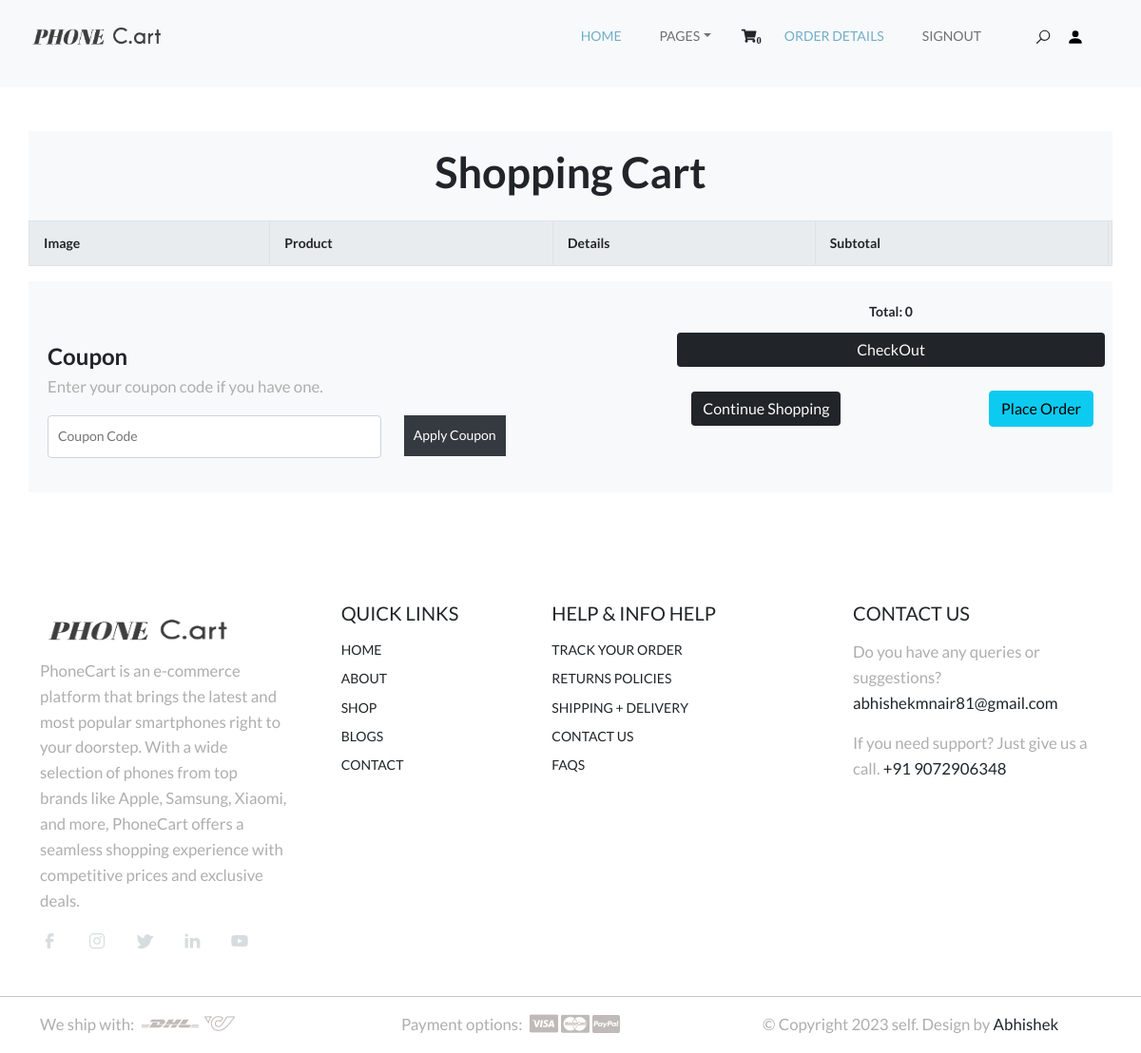
The page /cart/cartview (signed in) on the database as committed earlier.
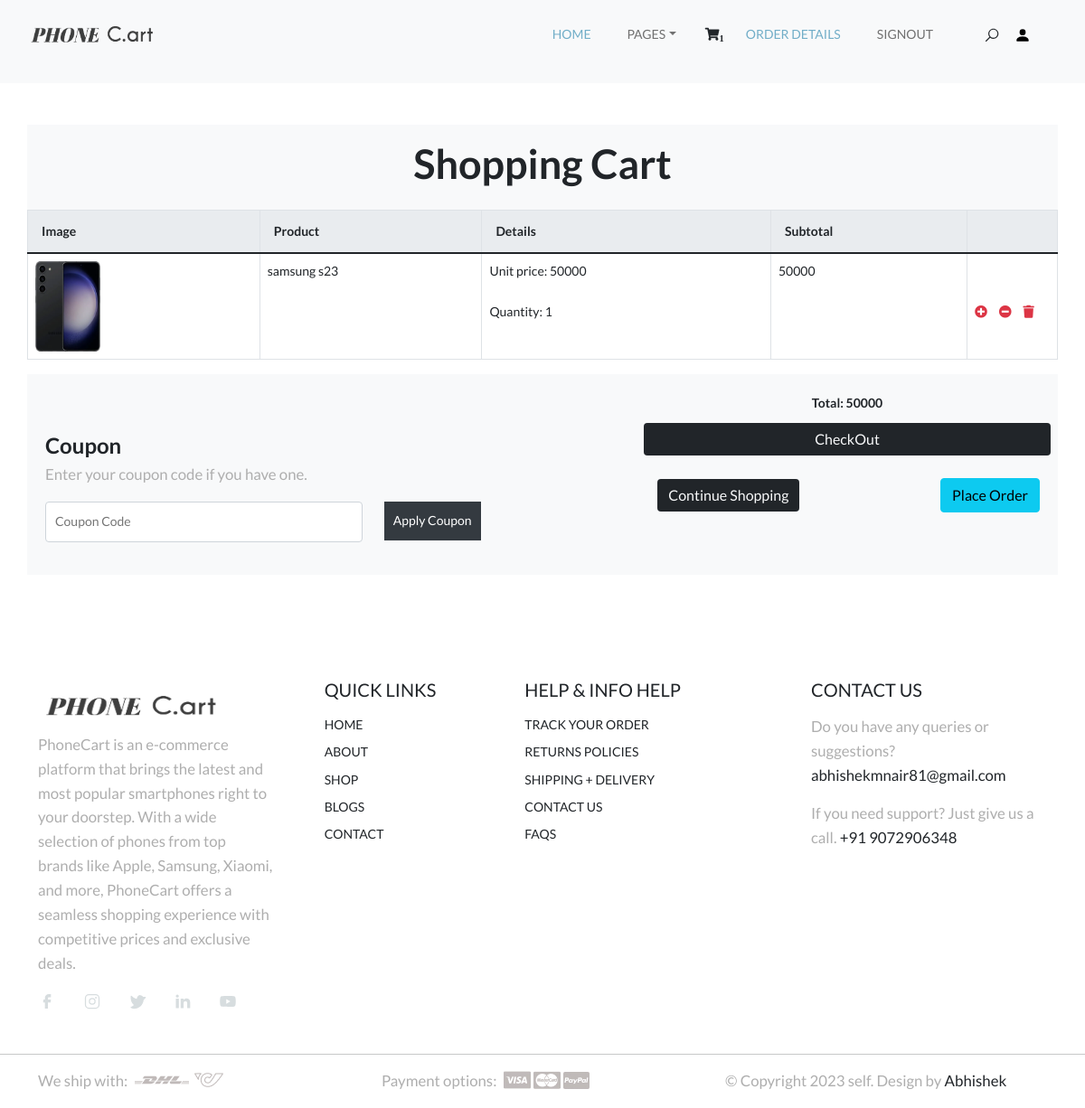
The same page on the database as committed later.
### cart/models.py (models this page shows, shortened)
class Cart(models.Model):
    product = models.ForeignKey(Product, on_delete=models.CASCADE)
    user = models.ForeignKey(User, on_delete=models.CASCADE)
    quantity = models.IntegerField()
    date_added = models.DateTimeField(auto_now_add=True)
    def subtotal(self):
        return self.product.price*self.quantity

### shop/models.py (models this page shows)
class Product(models.Model):
    name = models.CharField(max_length=20)
    image = models.ImageField(upload_to="products")
    desc = models.TextField()
    price = models.IntegerField()
    stock = models.IntegerField()
    available = models.BooleanField(default=True)
    created = models.DateTimeField(auto_now_add=True)
    updated = models.DateTimeField(auto_now=True)
    category = models.ForeignKey(Categories, on_delete=models.CASCADE)

### cart/views.py (the view)
# urls.py: path('cartview',views.cart_view,name="cartview"),
def cart_view(request):
    u=request.user
    c=Cart.objects.filter(user=u)
    total=0
    for i in c:
        total+= i.quantity*i.product.price
    context={'cart':c,'total':total}
    return render(request,'cart.html',context)

### templates/cart.html
<!DOCTYPE html>
{% extends 'base.html' %}
{% load static %}
{% block content %}
<div class="container mt-5 p-3" style="background-color: #f8f9fa;">
    <h2 class="text-center" style="font-size: 45px; font-weight: bold;">Shopping Cart</h2>
</div>
<div class="container">
    <div class="row mb-5">
        <form class="col-md-12" method="post" style="padding: 0;">
            <div style="overflow-x: auto;">
                <table class="table table-bordered " style="width: 100%; border-collapse: collapse;">
                    <thead style="background-color: #e9ecef;">
                        <tr>
                            <th style="padding: 12px 15px; text-align: left;">Image</th>
                            <th style="padding: 12px 15px; text-align: left;">Product</th>
                            <th style="padding: 12px 15px; text-align: left;">Details</th>
                            <th style="padding: 12px 15px; text-align: left;">Subtotal</th>
                            <th style="padding: 0px 0px; text-align: right;"></th>
                        </tr>
                    </thead>
                    <tbody>
                        {% for i in cart %}
                        <tr>
                            <td><img src="{{ i.product.image.url }}" height="100px" width="30%" style="max-width: 100px;"></td>
                            <td>{{ i.product.name }}</td>
                            <td>Unit price: {{ i.product.price }}<br><br>Quantity: {{ i.quantity }}</td>
                            <td>{{ i.subtotal }}</td>
                            <td style="width: 100px;"><br><br>
                                    {% if i.product.stock > 0 %}
                                <a href="{% url 'cart:addtocart' i.product.id %}" ><i class="fa fa-plus-circle text-danger" aria-hidden="true" style="margin-right: 10px;"></i></a>
                                <a href="{% url 'cart:cart_remove' i.product.id %}"><i class="fa fa-minus-circle text-danger" aria-hidden="true" style="margin-right: 10px;"></i></a>
                                <a href="{% url 'cart:cart_fullremove' i.product.id %}" ><i class="fa fa-trash text-danger" aria-hidden="true"  style="margin-right: 10px;"></i></a>
                                    {% else %}
                                <a href="{% url 'cart:cart_remove' i.product.id %}"><i class="fa fa-minus-circle text-danger" aria-hidden="true"></i></a>
                                <a href="{% url 'cart:cart_fullremove' i.product.id %}" ><i class="fa fa-trash text-danger" aria-hidden="true"></i></a>
                                    {% endif %}
                            </td>
                        </tr>
                        {% endfor %}
                    </tbody>
                </table>
            </div>
        </form>
        <div style="background-color: #f8f9fa; padding: 20px;">
            <div class="row mb-3">
                <div class="col-md-6">
                    <div class="row" style="margin-top: 40px;">
                        <div class="col-md-12">
                            <label style="font-size: 24px; font-weight: bold;" for="coupon">Coupon</label>
                            <p>Enter your coupon code if you have one.</p>
                        </div>
                        <div class="col-md-8 mb-3 mb-md-0">
                            <input type="text" style="padding: 10px; width: 100%; border: 1px solid #ced4da; border-radius: .25rem;" id="coupon" placeholder="Coupon Code">
                        </div>
                        <div class="col-md-4">
                            <button style="background-color: #343a40; color: white; padding: 10px; border: none;">Apply Coupon</button>
                        </div>
                    </div>
                </div>
                <div class="col-md-6">
                    <div class="row" style="margin-left: 100px;">
                        <table>
                            <tr>
                                <td class="text-center"><b>Total: {{ total }}</b></td>
                            </tr>
                        </table>
                        <a href="" class="btn btn-black" style="display: block; margin: 10px 0;">CheckOut</a>
                        <div style="text-align: right; margin-top: 15px;">
                            <a href="{% url 'shop:categories' %}" class="btn btn-black" style="margin-right: 153px;">Continue Shopping</a>
                            <a href="{% url 'cart:orderform' %}" class="btn btn-info">Place Order</a>
                        </div>
                    </div>
                </div>
            </div>
        </div>
    </div>
</div>
{% endblock %}

### templates/base.html (shortened to what this page needs)
<!DOCTYPE html>
{% load static %}
<html xmlns="http://www.w3.org/1999/html">
  <head>
    <link rel="stylesheet" type="text/css" href="{% static 'css/bootstrap.min.css' %}">
    <link rel="stylesheet" type="text/css" href="{% static 'style.css' %}">
    <link rel="stylesheet" href="https://cdnjs.cloudflare.com/ajax/libs/font-awesome/5.15.4/css/all.min.css">
    <link rel="stylesheet" href="https://use.fontawesome.com/releases/v5.7.2/css/all.css">
    <link rel="stylesheet" href="https://cdn.jsdelivr.net/npm/swiper@9/swiper-bundle.min.css" />
  </head>
  <body data-bs-spy="scroll" data-bs-target="#navbar" data-bs-root-margin="0px 0px -40%" data-bs-smooth-scroll="true" tabindex="0">
    <header id="header" class="site-header header-scrolled position-fixed text-black bg-light">
      <nav id="header-nav" class="navbar navbar-expand-lg px-3 mb-3">
        <div class="container-fluid">
          <a class="navbar-brand" href="index.html">
            <img src="{% static 'images/pc.png' %}" height="50px" width="100%" class="logo">
          </a>
          <div class="offcanvas offcanvas-end" tabindex="-1" id="bdNavbar" aria-labelledby="bdNavbarOffcanvasLabel">
            <div class="offcanvas-body">
              <ul id="navbar" class="navbar-nav text-uppercase justify-content-end align-items-center flex-grow-1 pe-3">
                <li class="nav-item">
                  <a class="nav-link me-4 active" href="{% url 'shop:categories' %}">Home</a>
                </li>
                <li class="nav-item dropdown">
                  <a class="nav-link me-4 dropdown-toggle link-dark" data-bs-toggle="dropdown" href="{% " role="button" aria-expanded="false">Pages</a>
                </li>
                {% if user.is_authenticated %}
                  {% if user.is_superuser %}
                    <li class="nav-item"><a class="nav-link" href="{% url 'shop:add_categories' %}">Add-Categories</a></li>
                    <li class="nav-item"><a class="nav-link" href="{% url 'shop:add_products' %}">Add-Products</a></li>
                  {% else %}
                    <div class="user-items ">
                        <ul class="d-flex justify-content-end list-unstyled">
                            <li class="search-item pe-3">
                                <a href="{% url 'cart:cartview' %}" class="d-flex align-items-center">
                                  <i class="fas fa-shopping-cart"><sub>{{count}}</sub></i>
                                </a>
                            </li>
                        </ul>
                    </div>
                      <li class="nav-item">
                        <a class="nav-link me-4 active" href="{% url 'cart:order-details' %}">Order Details</a>
                      </li>
                  {% endif %}
                <li class="nav-item"><a class="nav-link" href="{% url 'shop:user_logout' %}">SignOut</a></li>
                {% endif %}
                <li class="nav-item">
                  <div class="user-items ps-5">
                    <ul class="d-flex justify-content-end list-unstyled">
                      <li class="search-item pe-3">
                        <a href="{% url 'search:search' %}" class="search-button">
                          <svg class="search">
                            <use xlink:href="#search"></use>
                          </svg>
                        </a>
                      </li>
                      <li class="pe-3">
                        <a href="#">
                          <svg class="user">
                            <use xlink:href="#user"></use>
                          </svg>
                        </a>
                      </li>
                    </ul>
                  </div>
                </li>
              </ul>
            </div>
          </div>
        </div>
      </nav>
    </header>
<br><br><br><br>
  {% block content %}
  {% endblock %}
<br><br><br>
  <footer id="footer" class="overflow-hidden">
      <div class="container">
        <div class="row">
          <div class="footer-top-area">
            <div class="row d-flex flex-wrap justify-content-between">
              <div class="col-lg-3 col-sm-6 pb-3">
                <div class="footer-menu">
                  <img src="{% static 'images/pc.png' %}" height="60px" width="80%" alt="logo">
                  <p>PhoneCart is an e-commerce platform that brings the latest and most popular smartphones right to your doorstep. With a wide selection of phones from top brands like Apple, Samsung, Xiaomi, and more, PhoneCart offers a seamless shopping experience with competitive prices and exclusive deals.</p>
                  <div class="social-links">
                    <ul class="d-flex list-unstyled">
                      <li>
                        <a href="#">
                          <svg class="facebook">
                            <use xlink:href="#facebook" />
                          </svg>
                        </a>
                      </li>
                      <li>
                        <a href="#">
                          <svg class="instagram">
                            <use xlink:href="#instagram" />
                          </svg>
                        </a>
                      </li>
                      <li>
                        <a href="#">
                          <svg class="twitter">
                            <use xlink:href="#twitter" />
                          </svg>
                        </a>
                      </li>
                      <li>
                        <a href="#">
                          <svg class="linkedin">
                            <use xlink:href="#linkedin" />
                          </svg>
                        </a>
                      </li>
                      <li>
                        <a href="#">
                          <svg class="youtube">
                            <use xlink:href="#youtube" />
                          </svg>
                        </a>
                      </li>
                    </ul>
                  </div>
                </div>
              </div>
              <div class="col-lg-2 col-sm-6 pb-3">
                <div class="footer-menu text-uppercase">
                  <h5 class="widget-title pb-2">Quick Links</h5>
                  <ul class="menu-list list-unstyled text-uppercase">
                    <li class="menu-item pb-2">
                      <a href="#">Home</a>
                    </li>
                    <li class="menu-item pb-2">
                      <a href="#">About</a>
                    </li>
                    <li class="menu-item pb-2">
                      <a href="#">Shop</a>
                    </li>
                    <li class="menu-item pb-2">
                      <a href="#">Blogs</a>
                    </li>
                    <li class="menu-item pb-2">
                      <a href="#">Contact</a>
                    </li>
                  </ul>
                </div>
              </div>
              <div class="col-lg-3 col-sm-6 pb-3">
                <div class="footer-menu text-uppercase">
                  <h5 class="widget-title pb-2">Help & Info Help</h5>
                  <ul class="menu-list list-unstyled">
                    <li class="menu-item pb-2">
                      <a href="#">Track Your Order</a>
                    </li>
                    <li class="menu-item pb-2">
                      <a href="#">Returns Policies</a>
                    </li>
                    <li class="menu-item pb-2">
                      <a href="#">Shipping + Delivery</a>
                    </li>
                    <li class="menu-item pb-2">
                      <a href="#">Contact Us</a>
                    </li>
                    <li class="menu-item pb-2">
                      <a href="#">Faqs</a>
                    </li>
                  </ul>
                </div>
              </div>
              <div class="col-lg-3 col-sm-6 pb-3">
                <div class="footer-menu contact-item">
                  <h5 class="widget-title text-uppercase pb-2">Contact Us</h5>
                  <p>Do you have any queries or suggestions? <a href="mailto:">abhishekmnair81@gmail.com</a>
                  </p>
                  <p>If you need support? Just give us a call. <a href="">+91 9072906348</a>
                  </p>
                </div>
              </div>
            </div>
          </div>
        </div>
      </div>
      <hr>
    </footer>
    <div id="footer-bottom">
      <div class="container">
        <div class="row d-flex flex-wrap justify-content-between">
          <div class="col-md-4 col-sm-6">
            <div class="Shipping d-flex">
              <p>We ship with:</p>
              <div class="card-wrap ps-2">
                <img src="{% static 'images/dhl.png' %}" alt="visa">
                <img src="{% static 'images/shippingcard.png' %}" alt="mastercard">
              </div>
            </div>
          </div>
          <div class="col-md-4 col-sm-6">
            <div class="payment-method d-flex">
              <p>Payment options:</p>
              <div class="card-wrap ps-2">
                <img src="{% static 'images/visa.jpg' %}" alt="visa">
                <img src="{% static 'images/mastercard.jpg' %}" alt="mastercard">
                <img src="{% static 'images/paypal.jpg' %}" alt="paypal">
              </div>
            </div>
          </div>
          <div class="col-md-4 col-sm-6">
            <div class="copyright">
              <p>© Copyright 2023 self. Design by <a href="https://templatesjungle.com/">Abhishek</a>
              </p>
            </div>
          </div>
        </div>
      </div>
    </div>
  </body>
</html>

Rows that differ between the two databases and show on the page:
added Cart: product.image (picture), product.name "samsung s23", product.price "50000", quantity "1", subtotal "50000"
Other text that changed with them:
{{ count }}: "0" → "1"
{{ total }}: "0" → "50000"
